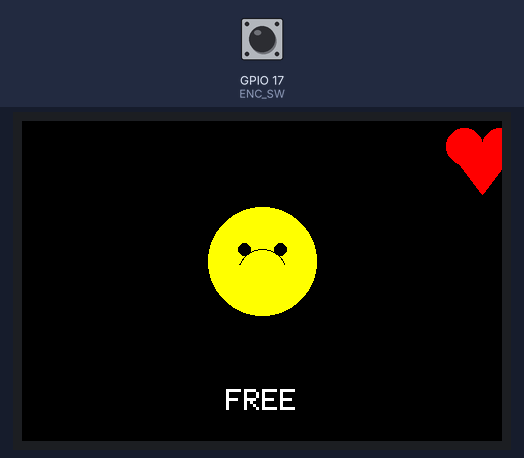
Recording of a sketch running on a simulated ESP32. Parts: 480×320 colour display. The test bench sets the inputs (shaded band); at power-on: GPIO 17 (ENC_SW) HIGH.

Above: at 1.5 s.
1.6 s: GPIO 17 (ENC_SW) pulled LOW for 0.15 s
At 2.2 s:
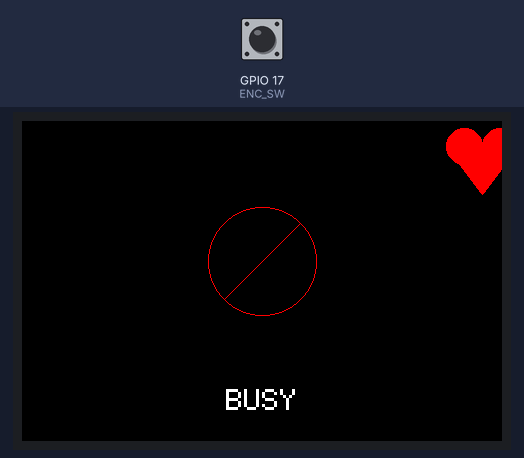
3.3 s: GPIO 17 (ENC_SW) pulled LOW for 1 s
At 4.9 s:
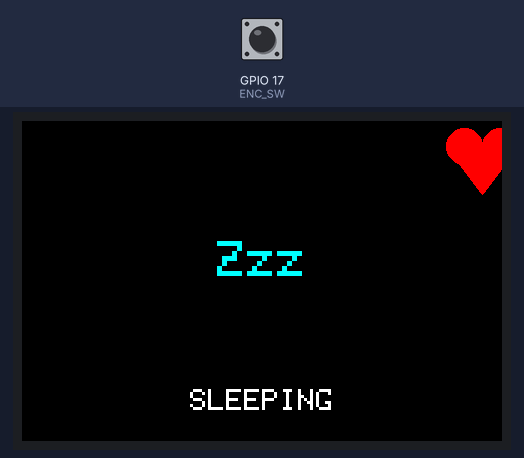
5.8 s: GPIO 17 (ENC_SW) pulled LOW for 0.15 s
At 6.8 s:
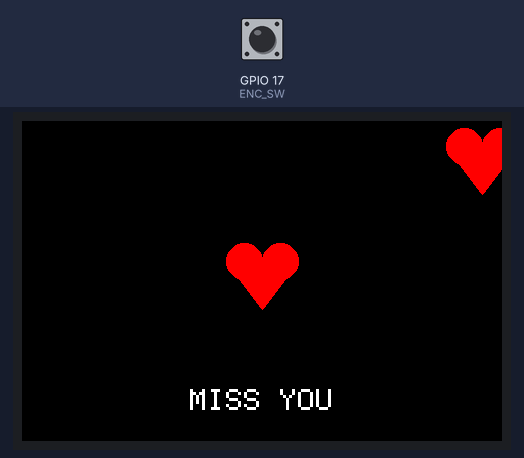
7.5 s: GPIO 17 (ENC_SW) pulled LOW for 3.2 s
At 8.3 s:
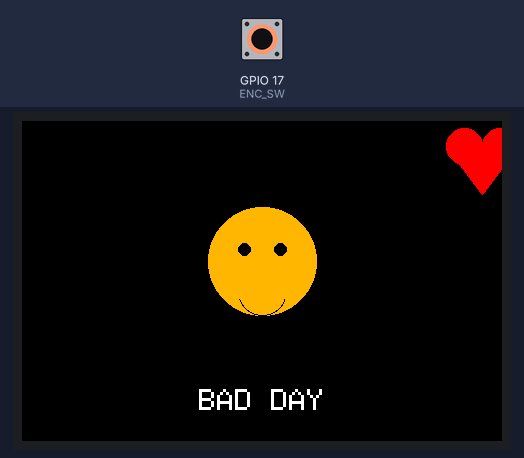
Timing chart, 0 to 10.5 s (numbered marks = the images above; inputs shaded):
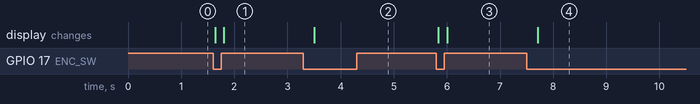

The sketch:

initalemoji.ino
```cpp
#include <LovyanGFX.hpp>

/* ================= TFT PIN CONFIG ================= */
static constexpr int TFT_D0  = 1;
static constexpr int TFT_D1  = 2;
static constexpr int TFT_D2  = 3;
static constexpr int TFT_D3  = 4;
static constexpr int TFT_D4  = 5;
static constexpr int TFT_D5  = 6;
static constexpr int TFT_D6  = 7;
static constexpr int TFT_D7  = 15;

static constexpr int TFT_CS  = 10;
static constexpr int TFT_DC  = 9;
static constexpr int TFT_WR  = 8;
static constexpr int TFT_RST = 14;

/* ================= KY-040 BUTTON ================= */

static constexpr int ENC_SW = 17;

/* ================= TFT CLASS ================= */
class LGFX : public lgfx::LGFX_Device {
  lgfx::Panel_ILI9488  _panel;
  lgfx::Bus_Parallel8  _bus;

public:
  LGFX() {
    { // Bus
      auto cfg = _bus.config();
      cfg.port = 0;
      cfg.freq_write = 2000000;
      cfg.pin_wr = TFT_WR;
      cfg.pin_rd = -1;
      cfg.pin_rs = TFT_DC;

      cfg.pin_d0 = TFT_D0; cfg.pin_d1 = TFT_D1;
      cfg.pin_d2 = TFT_D2; cfg.pin_d3 = TFT_D3;
      cfg.pin_d4 = TFT_D4; cfg.pin_d5 = TFT_D5;
      cfg.pin_d6 = TFT_D6; cfg.pin_d7 = TFT_D7;

      _bus.config(cfg);
      _panel.setBus(&_bus);
    }

    { // Panel
      auto cfg = _panel.config();
      cfg.pin_cs = TFT_CS;
      cfg.pin_rst = TFT_RST;
      cfg.pin_busy = -1;

      cfg.memory_width  = 320;
      cfg.memory_height = 480;
      cfg.panel_width   = 320;
      cfg.panel_height  = 480;

      cfg.offset_x = 0;
      cfg.offset_y = 0;
      cfg.invert = false;
      cfg.rgb_order = false;

      _panel.config(cfg);
    }
    setPanel(&_panel);
  }
};

LGFX tft;

/* ================= STATUS SYSTEM ================= */
enum MyStatus {
  ST_FREE = 0,
  ST_BUSY,
  ST_SLEEPING,
  ST_MISS_YOU,
  ST_BAD_DAY,
  ST_COUNT
};

MyStatus myStatus = ST_FREE;
MyStatus partnerStatus = ST_MISS_YOU;

const char* statusText[ST_COUNT] = {
  "FREE",
  "BUSY",
  "SLEEPING",
  "MISS YOU",
  "BAD DAY"
};

/* ================= ICON DRAWING (20% BIGGER) ================= */
static constexpr float SCALE = 1.2;   // 20% bigger

void drawHappyFace(int x, int y) {
  int r = 45 * SCALE;
  int eyeOffsetX = 15 * SCALE;
  int eyeOffsetY = 10 * SCALE;
  int eyeSize = 5 * SCALE;
  int smileR = 20 * SCALE;

  tft.fillCircle(x, y, r, TFT_YELLOW);
  tft.fillCircle(x - eyeOffsetX, y - eyeOffsetY, eyeSize, TFT_BLACK);
  tft.fillCircle(x + eyeOffsetX, y - eyeOffsetY, eyeSize, TFT_BLACK);
  tft.drawArc(x, y + 10 * SCALE, smileR, smileR, 200, 340, TFT_BLACK);
}

void drawSadFace(int x, int y) {
  int r = 45 * SCALE;
  int eyeOffsetX = 15 * SCALE;
  int eyeOffsetY = 10 * SCALE;
  int eyeSize = 5 * SCALE;
  int sadR = 20 * SCALE;

  tft.fillCircle(x, y, r, TFT_ORANGE);
  tft.fillCircle(x - eyeOffsetX, y - eyeOffsetY, eyeSize, TFT_BLACK);
  tft.fillCircle(x + eyeOffsetX, y - eyeOffsetY, eyeSize, TFT_BLACK);
  tft.drawArc(x, y + 25 * SCALE, sadR, sadR, 20, 160, TFT_BLACK);
}

void drawBusyIcon(int x, int y) {
  int r = 45 * SCALE;
  int lineOffset = 32 * SCALE;

  tft.drawCircle(x, y, r, TFT_RED);
  tft.drawLine(x - lineOffset, y + lineOffset,
               x + lineOffset, y - lineOffset, TFT_RED);
}

void drawHeart(int x, int y) {
  int circleOffset = 15 * SCALE;
  int circleR = 15 * SCALE;
  int triWidth = 30 * SCALE;
  int triHeight = 40 * SCALE;

  tft.fillCircle(x - circleOffset, y, circleR, TFT_RED);
  tft.fillCircle(x + circleOffset, y, circleR, TFT_RED);
  tft.fillTriangle(x - triWidth, y,
                   x + triWidth, y,
                   x, y + triHeight, TFT_RED);
}

void drawSleep(int x, int y) {
  // Increase text size by ~20%
  tft.setTextSize(5);   // was 4 → approx +25% (closest integer step)
  tft.setTextColor(TFT_CYAN, TFT_BLACK);
  tft.setTextDatum(lgfx::textdatum_t::middle_center);
  tft.drawString("Zzz", x, y);
}
/* ================= MAIN UI ================= */
void drawPartnerIconTopRight() {
  if (partnerStatus == ST_MISS_YOU) {
    drawHeart(tft.width() - 20, 25);
  } else {
    tft.fillCircle(tft.width() - 20, 25, 10, TFT_GREEN);
  }
}

void drawStatusScreen() {
  tft.fillScreen(TFT_BLACK);

  drawPartnerIconTopRight();

  int cx = tft.width() / 2;
  int cy = tft.height() / 2 - 20;

  switch (myStatus) {
    case ST_FREE:     drawHappyFace(cx, cy); break;
    case ST_BUSY:     drawBusyIcon(cx, cy); break;
    case ST_SLEEPING: drawSleep(cx, cy); break;
    case ST_MISS_YOU: drawHeart(cx, cy); break;
    case ST_BAD_DAY:  drawSadFace(cx, cy); break;
    default: break;
  }

  tft.setTextSize(3);
  tft.setTextColor(TFT_WHITE, TFT_BLACK);
  tft.setTextDatum(lgfx::textdatum_t::middle_center);
  tft.drawString(statusText[(int)myStatus], tft.width() / 2, tft.height() - 40);
}

/* ================= BUTTON (FIXED) ================= */
// Proper edge-detect: triggers once when button goes HIGH -> LOW
bool buttonPressedEvent() {
  static bool lastStable = HIGH;
  static bool lastRead   = HIGH;
  static uint32_t lastChangeMs = 0;

  bool r = digitalRead(ENC_SW);
  uint32_t now = millis();

  if (r != lastRead) {
    lastRead = r;
    lastChangeMs = now;
  }

  // stable for 40ms
  if (now - lastChangeMs >= 40) {
    if (lastStable != lastRead) {
      lastStable = lastRead;

      // detect press edge (active LOW)
      if (lastStable == LOW) return true;
    }
  }

  return false;
}

/* ================= SETUP & LOOP ================= */
void setup() {
  tft.init();

  // ✅ You said rotation(3) is correct
  tft.setRotation(3);

  pinMode(ENC_SW, INPUT_PULLUP);

  drawStatusScreen();
}

void loop() {
  if (buttonPressedEvent()) {
    myStatus = (MyStatus)((myStatus + 1) % ST_COUNT);
    drawStatusScreen();
  }
}
```

Measured:
- after the input at 1.6 s, the display: first changes at once (image 1 shows a later state)
- after the input at 3.3 s, the display: changes after 0.21 s (image 2)
- after the input at 5.8 s, the display: first changes at once (image 3 shows a later state)
- after the input at 7.5 s, the display: changes after 0.21 s (image 4)
